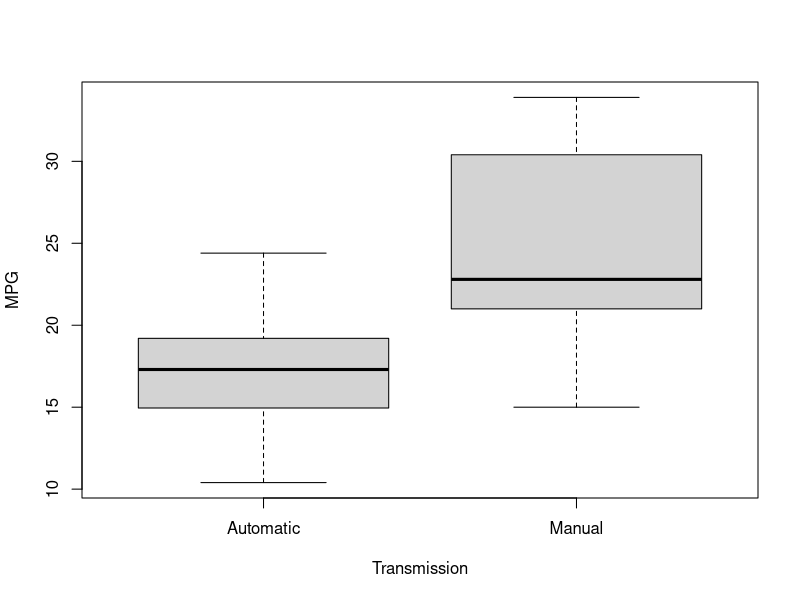
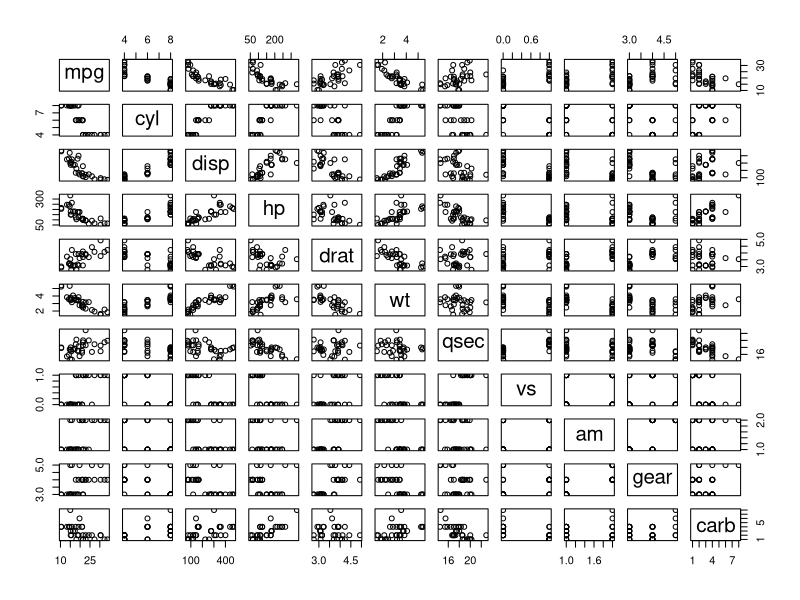

These figures' R source, in order:
## ---- chunk 1
# load data for use
library(datasets)
cars <- mtcars
cars$am <- mtcars$am
cars$am[cars$am == 0] <- "Automatic"
cars$am[cars$am == 1] <- "Manual"
boxplot(mpg ~ am, data=cars, xlab="Transmission", ylab="MPG")
## ---- chunk 2
cor(mtcars$mpg, mtcars)
lm.am <- lm(mpg ~ am, data=mtcars)
lm.am.cyl <- lm(mpg ~ am + cyl, data=mtcars)
lm.cyl <- lm(mpg ~ cyl, data=mtcars)
lm.cyl.am <- lm(mpg ~ cyl + am, data=mtcars)
lm1 <- lm(mpg ~ ., data=mtcars)
summary(lm1)
slm1 <- step(lm1)
summary(slm1)
## ---- chunk 3
summary(cars)
## ---- chunk 4
plot(cars)
